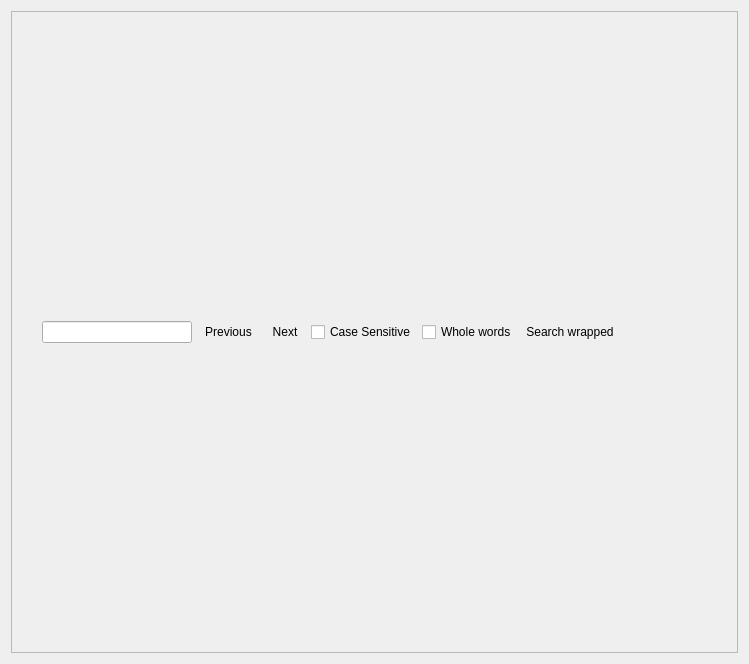
<?xml version="1.0" encoding="UTF-8"?>
<ui version="4.0">
 <comment>*********************************************************************
**
** Copyright (C) 1992-2006 Trolltech ASA. All rights reserved.
**
** This file is part of the Qt Assistant of the Qt Toolkit.
**
** This file may be used under the terms of the GNU General Public
** License version 2.0 as published by the Free Software Foundation
** and appearing in the file LICENSE.GPL included in the packaging of
** this file.  Please review the following information to ensure GNU
** General Public Licensing requirements will be met:
** http://www.trolltech.com/products/qt/opensource.html
**
** If you are unsure which license is appropriate for your use, please
** review the following information:
** http://www.trolltech.com/products/qt/licensing.html or contact the
** sales department at sales@trolltech.com.
**
** This file is provided AS IS with NO WARRANTY OF ANY KIND, INCLUDING THE
** WARRANTY OF DESIGN, MERCHANTABILITY AND FITNESS FOR A PARTICULAR PURPOSE.
**
*********************************************************************</comment>
 <class>TabbedBrowser</class>
 <widget class="QWidget" name="TabbedBrowser">
  <property name="geometry">
   <rect>
    <x>0</x>
    <y>0</y>
    <width>749</width>
    <height>664</height>
   </rect>
  </property>
  <property name="windowTitle">
   <string>TabbedBrowser</string>
  </property>
  <layout class="QVBoxLayout" name="verticalLayout_2">
   <item>
    <layout class="QVBoxLayout" name="verticalLayout"/>
   </item>
   <item>
    <widget class="QFrame" name="frameFind">
     <property name="frameShape">
      <enum>QFrame::StyledPanel</enum>
     </property>
     <property name="frameShadow">
      <enum>QFrame::Raised</enum>
     </property>
     <layout class="QHBoxLayout">
      <property name="spacing">
       <number>6</number>
      </property>
      <property name="margin">
       <number>0</number>
      </property>
      <item>
       <widget class="QToolButton" name="toolClose">
        <property name="text">
         <string/>
        </property>
        <property name="icon">
         <iconset resource="resources/images.qrc">
          <normaloff>:/images/find_close.png</normaloff>:/images/find_close.png</iconset>
        </property>
        <property name="autoRaise">
         <bool>true</bool>
        </property>
       </widget>
      </item>
      <item>
       <widget class="QLineEdit" name="editFind">
        <property name="sizePolicy">
         <sizepolicy hsizetype="Fixed" vsizetype="Fixed">
          <horstretch>0</horstretch>
          <verstretch>0</verstretch>
         </sizepolicy>
        </property>
        <property name="minimumSize">
         <size>
          <width>150</width>
          <height>0</height>
         </size>
        </property>
       </widget>
      </item>
      <item>
       <widget class="QToolButton" name="toolPrevious">
        <property name="text">
         <string>Previous</string>
        </property>
        <property name="icon">
         <iconset resource="resources/images.qrc">
          <normaloff>:/images/find_previous.png</normaloff>:/images/find_previous.png</iconset>
        </property>
        <property name="toolButtonStyle">
         <enum>Qt::ToolButtonTextBesideIcon</enum>
        </property>
        <property name="autoRaise">
         <bool>true</bool>
        </property>
       </widget>
      </item>
      <item>
       <widget class="QToolButton" name="toolNext">
        <property name="minimumSize">
         <size>
          <width>0</width>
          <height>0</height>
         </size>
        </property>
        <property name="text">
         <string>Next</string>
        </property>
        <property name="icon">
         <iconset resource="resources/images.qrc">
          <normaloff>:/images/find_next.png</normaloff>:/images/find_next.png</iconset>
        </property>
        <property name="toolButtonStyle">
         <enum>Qt::ToolButtonTextBesideIcon</enum>
        </property>
        <property name="autoRaise">
         <bool>true</bool>
        </property>
        <property name="arrowType">
         <enum>Qt::NoArrow</enum>
        </property>
       </widget>
      </item>
      <item>
       <widget class="QCheckBox" name="checkCase">
        <property name="text">
         <string>Case Sensitive</string>
        </property>
       </widget>
      </item>
      <item>
       <widget class="QCheckBox" name="checkWholeWords">
        <property name="text">
         <string>Whole words</string>
        </property>
       </widget>
      </item>
      <item>
       <widget class="QLabel" name="labelWrapped">
        <property name="minimumSize">
         <size>
          <width>0</width>
          <height>20</height>
         </size>
        </property>
        <property name="maximumSize">
         <size>
          <width>1050</width>
          <height>20</height>
         </size>
        </property>
        <property name="text">
         <string>&lt;img src=&quot;:/images/find_wrap.png&quot;&gt;&amp;nbsp;Search wrapped</string>
        </property>
        <property name="textFormat">
         <enum>Qt::RichText</enum>
        </property>
        <property name="scaledContents">
         <bool>true</bool>
        </property>
        <property name="alignment">
         <set>Qt::AlignLeading|Qt::AlignLeft|Qt::AlignVCenter</set>
        </property>
       </widget>
      </item>
      <item>
       <spacer>
        <property name="orientation">
         <enum>Qt::Horizontal</enum>
        </property>
        <property name="sizeHint" stdset="0">
         <size>
          <width>81</width>
          <height>21</height>
         </size>
        </property>
       </spacer>
      </item>
     </layout>
    </widget>
   </item>
  </layout>
 </widget>
 <resources>
  <include location="resources/images.qrc"/>
 </resources>
 <connections/>
</ui>
